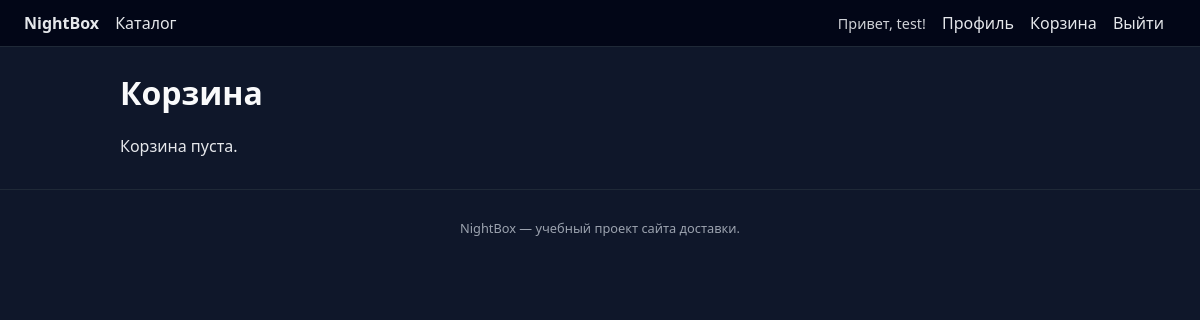
Before: /cart (signed in) with the older database file.
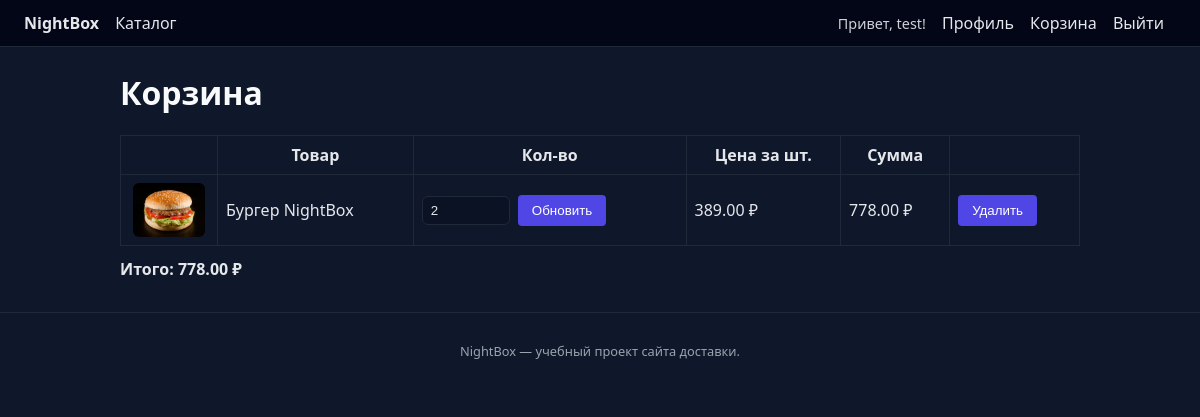
After: the same page with the newer database file.
### app.py (models this page shows, shortened)
class User(db.Model):
    __tablename__ = "users"
    id = db.Column(db.Integer, primary_key=True)
    email = db.Column(db.String(120), unique=True, nullable=False)
    name = db.Column(db.String(80), nullable=False)
    password_hash = db.Column(db.String(255), nullable=False)

class CartItem(db.Model):
    __tablename__ = "cart_items"
    id = db.Column(db.Integer, primary_key=True)
    user_id = db.Column(db.Integer, db.ForeignKey("users.id"), nullable=False)
    product_id = db.Column(db.Integer, db.ForeignKey("products.id"), nullable=False)
    quantity = db.Column(db.Integer, nullable=False, default=1)
    user = db.relationship("User", backref="cart_items")
    product = db.relationship("Product")

class Product(db.Model):
    __tablename__ = "products"
    id = db.Column(db.Integer, primary_key=True)
    name = db.Column(db.String(100), nullable=False)
    description = db.Column(db.String(255), nullable=False)
    price = db.Column(db.Float, nullable=False)

### app.py (the view)
    def wrapper(*args, **kwargs):
        if g.current_user is None:
            return redirect(url_for("login", next=request.path))
        return view_func(*args, **kwargs)

### app.py (called while the page is built)
@app.before_request
def load_current_user():
    user_id = session.get("user_id")
    if user_id is None:
        g.current_user = None
    else:
        g.current_user = User.query.get(user_id)

def login_required(view_func):
    def wrapper(*args, **kwargs):
        if g.current_user is None:
            return redirect(url_for("login", next=request.path))
        return view_func(*args, **kwargs)
    wrapper.__name__ = view_func.__name__
    return wrapper

@app.route("/cart")
@login_required
def cart():
    items = CartItem.query.filter_by(user_id=g.current_user.id).all()
    total = sum(item.product.price * item.quantity for item in items)
    return render_template("cart.html", items=items, total=total)

### templates/cart.html
{% extends "base.html" %}
{% block content %}
    <h1>Корзина</h1>
    {% if not items %}
        <p>Корзина пуста.</p>
    {% else %}
        <table class="cart-table">
            <thead>
            <tr>
                <th></th>
                <th>Товар</th>
                <th>Кол-во</th>
                <th>Цена за шт.</th>
                <th>Сумма</th>
                <th></th>
            </tr>
            </thead>
            <tbody>
            {% for item in items %}
                <tr>
                    <td class="cart-img-cell">
                        {% if "Пицца" in item.product.name %}
                            <img class="card-img cart-img-small" src="{{ url_for('static', filename='img/pizza-margherita.jpg') }}" alt="Пицца Маргарита">
                        {% elif "Бургер" in item.product.name %}
                            <img class="card-img cart-img-small" src="{{ url_for('static', filename='img/burger.jpg') }}" alt="Бургер">
                        {% elif "роллов" in item.product.name %}
                            <img class="card-img cart-img-small" src="{{ url_for('static', filename='img/rolls.jpg') }}" alt="Роллы">
                        {% elif "Лимонад" in item.product.name %}
                            <img class="card-img cart-img-small" src="{{ url_for('static', filename='img/lemonade.jpg') }}" alt="Лимонад">
                        {% endif %}
                    </td>
                    <td>{{ item.product.name }}</td>
                    <td>
                        <form method="post" action="{{ url_for('update_cart_item', item_id=item.id) }}" class="inline-form">
                            <input type="number" name="quantity" min="1" max="99" value="{{ item.quantity }}" required>
                            <button type="submit">Обновить</button>
                        </form>
                    </td>
                    <td>{{ "%.2f"|format(item.product.price) }} ₽</td>
                    <td>{{ "%.2f"|format(item.product.price * item.quantity) }} ₽</td>
                    <td>
                        <form method="post" action="{{ url_for('remove_from_cart', item_id=item.id) }}">
                            <button type="submit">Удалить</button>
                        </form>
                    </td>
                </tr>
            {% endfor %}
            </tbody>
        </table>
        <p class="cart-total">Итого: {{ "%.2f"|format(total) }} ₽</p>
    {% endif %}
{% endblock %}

### templates/base.html (shortened to what this page needs)
<!doctype html>
<html lang="ru">
<head>
    <link rel="stylesheet" href="{{ url_for('static', filename='css/style.css') }}">
</head>
<body>
<header class="navbar">
    <div class="navbar-left">
        <a href="{{ url_for('index') }}" class="logo">NightBox</a>
        <a href="{{ url_for('catalog') }}">Каталог</a>
    </div>
    <div class="navbar-right">
        {% if g.current_user %}
            <span class="navbar-user">Привет, {{ g.current_user.name }}!</span>
            <a href="{{ url_for('profile') }}">Профиль</a>
            <a href="{{ url_for('cart') }}">Корзина</a>
            <a href="{{ url_for('logout') }}">Выйти</a>
        {% else %}
            <a href="{{ url_for('login') }}">Войти</a>
            <a href="{{ url_for('register') }}">Регистрация</a>
        {% endif %}
    </div>
</header>
<main class="container">
    {% block content %}{% endblock %}
</main>
<footer class="footer">
    <p>NightBox — учебный проект сайта доставки.</p>
</footer>
</body>
</html>

### static/css/style.css (style rules this page uses)
body { margin: 0; font-family: system-ui, -apple-system, BlinkMacSystemFont, "Segoe UI", sans-serif; background: #0f172a; color: #e5e7eb; }
.navbar { display: flex; justify-content: space-between; align-items: center; padding: 12px 24px; background: #020617; border-bottom: 1px solid #1f2937; }
.navbar a { color: #e5e7eb; text-decoration: none; margin-right: 12px; }
.logo { font-weight: 700; margin-right: 16px; }
.navbar-user { margin-right: 12px; font-size: 0.9rem; opacity: 0.9; }
.container { max-width: 960px; margin: 24px auto; padding: 0 16px; }
h1, h2, h3 { color: #f9fafb; }
button { padding: 8px 14px; border-radius: 4px; border: none; background: #4f46e5; color: white; cursor: pointer; }
.cart-table { width: 100%; border-collapse: collapse; margin-top: 12px; }
.cart-table th, .cart-table td { border: 1px solid #1f2937; padding: 8px; }
.inline-form { display: flex; gap: 8px; align-items: center; }
.inline-form input[type="number"] { width: 70px; padding: 6px 8px; border-radius: 6px; border: 1px solid #1f2937; background: #0b1224; color: #e5e7eb; }
.cart-total { margin-top: 12px; font-weight: 600; }
.footer { text-align: center; padding: 16px; font-size: 0.8rem; color: #9ca3af; border-top: 1px solid #1f2937; margin-top: 32px; }
.card-img { width: 100%; border-radius: 6px; margin-bottom: 8px; object-fit: cover; max-height: 160px; }
.cart-img-small { max-width: 72px; max-height: 72px; margin: 0 auto; display: block; }
.cart-img-cell { width: 80px; }

Changed rows visible on the page:
added CartItem: product.name "Бургер NightBox", quantity "2"
now on this page (row unchanged): Product: product.price "389.00", item.product.price*item.quantity "778.00"
Other visible differences:
{{ "%.2f"|format(total) }}: (not shown) → "778.00"
text no longer shown: "Корзина пуста."
text now shown: "Товар Кол-во Цена за шт. Сумма Итого: ₽"
